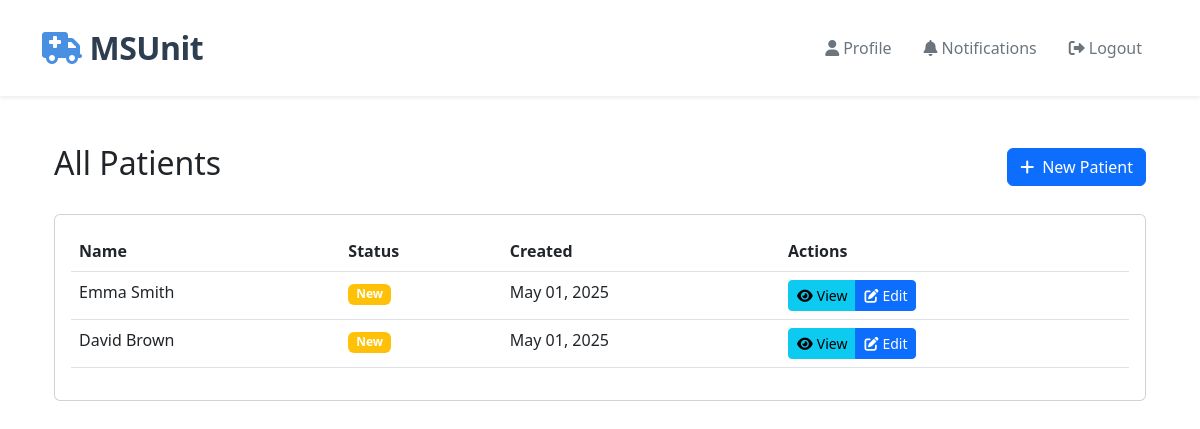
The page /technician/patients/ (signed in) on the database its author committed.
### technician/models.py (models this page shows, shortened)
class Patient(models.Model):
    STATUS_CHOICES = [
        ('NEW', 'New'),
        ('SUBMITTED', 'Submitted for Review'),
        ('REVIEWED', 'Under Review'),
        ('DIAGNOSED', 'Diagnosed'),
        ('DISCHARGED', 'Discharged'),
    ]
    GENDER_CHOICES = [
        ('M', 'Male'),
        ('F', 'Female'),
        ('O', 'Other'),
    ]
    first_name = models.CharField(max_length=100)
    last_name = models.CharField(max_length=100)
    date_of_birth = models.DateField()
    gender = models.CharField(max_length=1, choices=GENDER_CHOICES)
    contact_number = models.CharField(max_length=15, blank=True)
    address = models.TextField(blank=True)
    emergency_contact_name = models.CharField(max_length=100, blank=True)
    emergency_contact_number = models.CharField(max_length=15, blank=True)
    medical_history = models.TextField(blank=True)
    current_medications = models.TextField(blank=True)
    allergies = models.TextField(blank=True)
    blood_pressure_systolic = models.IntegerField(validators=[MinValueValidator(0), MaxValueValidator(300)])
    blood_pressure_diastolic = models.IntegerField(validators=[MinValueValidator(0), MaxValueValidator(200)])
    heart_rate = models.IntegerField(validators=[MinValueValidator(0), MaxValueValidator(300)])
    respiratory_rate = models.IntegerField(validators=[MinValueValidator(0), MaxValueValidator(100)])
    temperature = models.DecimalField(max_digits=4, decimal_places=1)
    oxygen_saturation = models.IntegerField(validators=[MinValueValidator(0), MaxValueValidator(100)])
    glasgow_coma_scale = models.IntegerField(validators=[MinValueValidator(3), MaxValueValidator(15)])
    chief_complaint = models.TextField()
    notes = models.TextField(blank=True)
    nihss = models.TextField(blank=True, help_text="National Institutes of Health Stroke Scale score and details")
    status = models.CharField(max_length=20, choices=STATUS_CHOICES, default='NEW')
    technician = models.ForeignKey(User, on_delete=models.CASCADE, related_name='patients')
    created_at = models.DateTimeField(auto_now_add=True)
    updated_at = models.DateTimeField(auto_now=True)
    class Meta:
        ordering = ['-created_at']

### technician/views.py (the view)
# urls.py: path('patients/', views.patient_list, name='patient_list'),
@login_required
@user_passes_test(is_technician)
def patient_list(request):
    patients = Patient.objects.filter(technician=request.user).order_by('-created_at')
    paginator = Paginator(patients, 10)
    page_number = request.GET.get('page')
    page_obj = paginator.get_page(page_number)
    return render(request, 'technician/patient_list.html', {'page_obj': page_obj})

### technician/templates/technician/patient_list.html (shortened to what this page needs)
{% extends 'base.html' %}
{% load static %}
{% block content %}
<div class="container py-4">
    <div class="row mb-4">
        <div class="col-md-12">
            <div class="d-flex justify-content-between align-items-center">
                <h2>
                    {% if status %}
                        {{ status|title }} Cases
                    {% else %}
                        All Patients
                    {% endif %}
                </h2>
                <a href="{% url 'technician:patient_create' %}" class="btn btn-primary">
                    <i class="fas fa-plus me-2"></i>New Patient
                </a>
            </div>
        </div>
    </div>
    <div class="card">
        <div class="card-body">
            {% if page_obj %}
            <div class="table-responsive">
                <table class="table table-hover">
                    <thead>
                        <tr>
                            <th>Name</th>
                            <th>Status</th>
                            <th>Created</th>
                            <th>Actions</th>
                        </tr>
                    </thead>
                    <tbody>
                        {% for patient in page_obj %}
                        <tr>
                            <td>{{ patient.first_name }} {{ patient.last_name }}</td>
                            <td>
                                <span class="badge {% if patient.status == 'NEW' %}bg-warning
                                    {% elif patient.status == 'SUBMITTED' %}bg-info
                                    {% elif patient.status == 'DIAGNOSED' %}bg-success
                                    {% else %}bg-secondary{% endif %}">
                                    {{ patient.get_status_display }}
                                </span>
                            </td>
                            <td>{{ patient.created_at|date:"M d, Y" }}</td>
                            <td>
                                <div class="btn-group">
                                    <a href="{% url 'technician:patient_detail' pk=patient.pk %}" class="btn btn-sm btn-info">
                                        <i class="fas fa-eye me-1"></i>View
                                    </a>
                                    {% if patient.status == 'NEW' %}
                                    <a href="{% url 'technician:patient_edit' pk=patient.pk %}" class="btn btn-sm btn-primary">
                                        <i class="fas fa-edit me-1"></i>Edit
                                    </a>
                                    {% endif %}
                                </div>
                            </td>
                        </tr>
                        {% empty %}
                        <tr>
                            <td colspan="4" class="text-center">No patients found.</td>
                        </tr>
                        {% endfor %}
                    </tbody>
                </table>
            </div>
            {% else %}
            <p class="text-muted text-center mb-0">No patients found. Click "New Patient" to add one.</p>
            {% endif %}
        </div>
    </div>
</div>
{% endblock %}

### rows shown on the page
Patient: first_name "Emma", last_name "Smith", status "New", created_at "May 01, 2025", shows "Edit"
Patient: first_name "David", last_name "Brown", status "New", created_at "May 01, 2025", shows "Edit"
